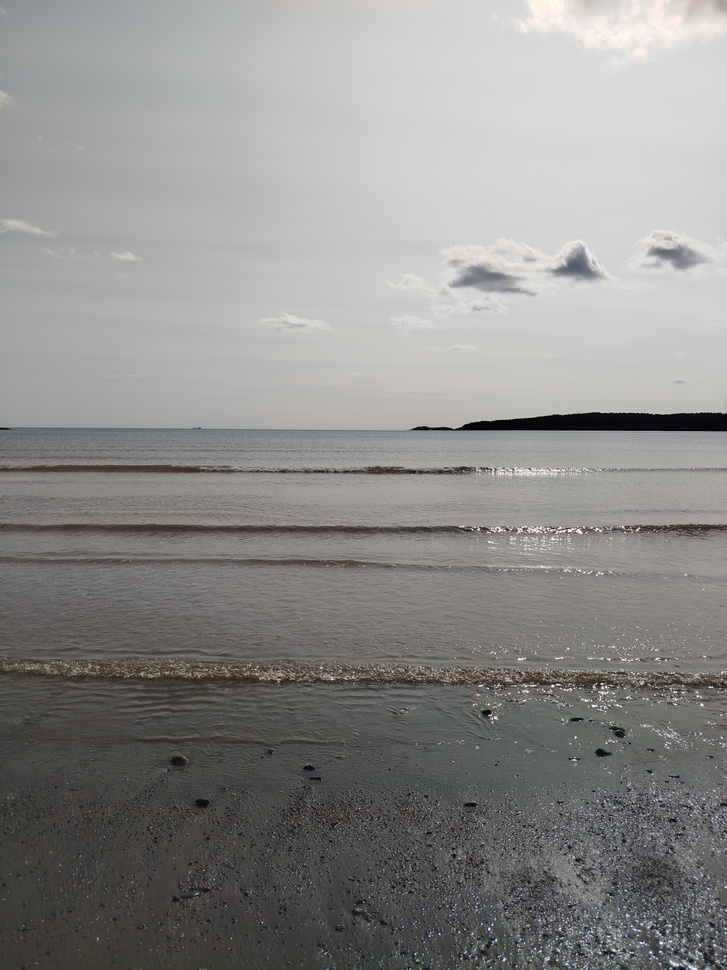
#> input picture data/raw/IMG_20260908_152921.jpg, 727 x 970 px, shrunk from 3000 x 4000 before the run; its folder holds only this picture in this run
$ python -i template_matching.py   (imports and definitions only)
#> lines starting #> are read from the running program, lines starting #| are printed output that depends on the picture
#> further down, picture is the input picture: shape (970, 727, 3); mean B, G, R 138, 139.7, 140.7
import logging

import cv2
import numpy as np

logger = logging.getLogger(__name__)

OBJECT_TEMPLATE = None
OBJECT_OFFSET_X = 0
OBJECT_OFFSET_Y = 0


def init_object_template(img):
    global OBJECT_TEMPLATE

    h, w = img.shape[:2]
#> h = 970; w = 727
    logger.info(f"Initializing object template for image dimensions w={w}, h={h}")
    x_min = int(w * 0.15)
#> x_min = 109
    x_max = int(w * 0.35)
#> x_max = 254
    y_min = int(h * 0.55)
#> y_min = 533
    y_max = int(h * 0.85)
#> y_max = 824

    roi = img[y_min:y_max, x_min:x_max]
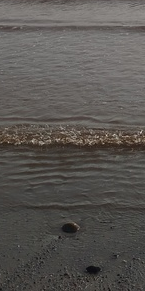
#> roi: shape (291, 145, 3); mean B, G, R 82.3, 85.7, 89.1
    if roi.size == 0:
        logger.warning("Empty ROI encountered; fallback to full-frame center.")
        OBJECT_TEMPLATE = img[int(h * 0.4):max(int(h * 0.6), 1), int(w * 0.4):max(int(w * 0.6), 1)].copy()
        return

    gray = cv2.cvtColor(roi, cv2.COLOR_BGR2GRAY)
    edges = cv2.Canny(gray, 80, 160)
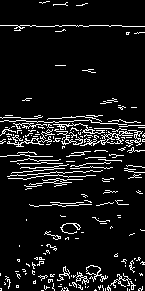
#> edges: shape (291, 145); 8.9% white in thin lines or dots
    lines = cv2.HoughLinesP(edges, 1, np.pi / 180, 50, minLineLength=40, maxLineGap=10)
#> lines = 19 rows, first 6: [2, 143, 144, 136], [55, 25, 121, 25], [4, 120, 66, 121], [0, 141, 143, 134], [0, 117, 47, 119], [15, 124, 87, 125]

    if lines is None or len(lines) == 0:
        logger.warning("No Hough lines detected in ROI; falling back to ROI center.")
        tpl_h = max(int((y_max - y_min) * 0.2), 10)
        tpl_w = max(int((x_max - x_min) * 0.6), 10)
        y1 = y_min + (y_max - y_min) // 2 - tpl_h // 2
        x1 = x_min + (x_max - x_min) // 2 - tpl_w // 2
        OBJECT_TEMPLATE = img[y1:y1 + tpl_h, x1:x1 + tpl_w].copy()
        return

    best = None
    best_len = 0
    for line in lines:
        flat_line = line.ravel()
        x1, y1, x2, y2 = flat_line[:4]
        if abs(y2 - y1) > 3:
            continue
        length = abs(x2 - x1)
        if length > best_len:
            best_len = length
            best = (x1, y1, x2, y2)
#> this loop made 19 passes
#> (x1, y1, x2, y2, length, best_len) on passes 2, 6, 10: (55, 25, 121, 25, 66, 66), (15, 124, 87, 125, 72, 72), (37, 132, 126, 129, 89, 89)
#> (x1, y1, x2, y2) on passes 1, 4, 7, 12, 13, 14: (2, 143, 144, 136), (0, 141, 143, 134), (12, 172, 58, 168), (11, 127, 79, 123), (7, 176, 92, 170), (66, 135, 136, 130)
#> after the loop, best_len = 89

    if best is None:
        logger.warning("No horizontal line met criteria; using default ROI center slice.")
        OBJECT_TEMPLATE = roi[0:max(int(roi.shape[0] * 0.5), 10), 0:max(int(roi.shape[1] * 0.5), 10)].copy()
        return

    x1, y1, x2, y2 = best
#> x1 = 37; y1 = 132; x2 = 126; y2 = 129
    line_y = int((y1 + y2) / 2)
#> line_y = 130

    pad_x, pad_y_top, pad_y_bottom = 10, 10, 20
    tpl_x1 = max(x_min + min(x1, x2) - pad_x, 0)
#> tpl_x1 = 136
    tpl_x2 = min(x_min + max(x1, x2) + pad_x, w)
#> tpl_x2 = 245
    tpl_y1 = max(y_min + line_y - pad_y_top, 0)
#> tpl_y1 = 653
    tpl_y2 = min(y_min + line_y + pad_y_bottom, h)
#> tpl_y2 = 683

    OBJECT_TEMPLATE = img[tpl_y1:tpl_y2, tpl_x1:tpl_x2].copy()
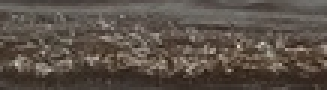
#> OBJECT_TEMPLATE: shape (30, 109, 3) (shown 3 times larger); mean B, G, R 72, 80.5, 90.5


def find_object_xy(img):
    if OBJECT_TEMPLATE is None or OBJECT_TEMPLATE.size == 0:
        init_object_template(img)

    h, w = img.shape[:2]
#> h = 970; w = 727
    tpl_h, tpl_w = OBJECT_TEMPLATE.shape[:2]
#> tpl_h = 30; tpl_w = 109

    x_min = int(w * 0.10)
#> x_min = 72
    x_max = int(w * 0.40)
#> x_max = 290
    y_min = int(h * 0.50)
#> y_min = 485
    y_max = int(h * 0.90)
#> y_max = 873

    search = img[y_min:y_max, x_min:x_max]
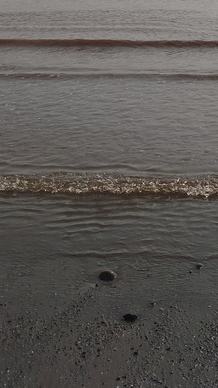
#> search: shape (388, 218, 3); mean B, G, R 84.4, 87.6, 91.2
    if search.shape[0] < tpl_h or search.shape[1] < tpl_w:
        logger.warning("Search area smaller than template; using base coordinates.")
        return x_min, y_min, (x_min, y_min, x_min + tpl_w, y_min + tpl_h)

    res = cv2.matchTemplate(search, OBJECT_TEMPLATE, cv2.TM_CCOEFF_NORMED)
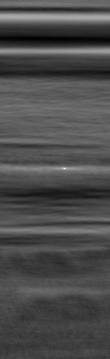
#> res: shape (359, 110) float32; min -0.355, max 1, mean 0.0539; drawn with min black and max white
    _, _max_val, _, max_loc = cv2.minMaxLoc(res)
#> max_loc = (64, 168)

    sx, sy = max_loc
#> sx = 64; sy = 168
    object_x = x_min + sx + OBJECT_OFFSET_X
#> object_x = 136
    object_y = y_min + sy + OBJECT_OFFSET_Y
#> object_y = 653
    box = (x_min + sx, y_min + sy, x_min + sx + tpl_w, y_min + sy + tpl_h)
#> box = (136, 653, 245, 683)

    return object_x, object_y, box


def mark_image(img, object_box, processed_path):
    x1, y1, x2, y2 = object_box
    marked = img.copy()
    cv2.rectangle(marked, (x1, y1), (x2, y2), (0, 0, 255), 3)
    cv2.imwrite(processed_path, marked)


def process_image(raw_path, processed_path):
    img = cv2.imread(raw_path)
    if img is None:
        logger.error(f"Failed to read image at {raw_path}")
        return None

    object_x, object_y, object_box = find_object_xy(img)
    mark_image(img, object_box, processed_path)

    return float(object_x), float(object_y)

>>> import cv2
>>> picture = cv2.imread('../../data/raw/IMG_20260908_152921.jpg')
>>> result = find_object_xy(picture)
#> result = (136, 653, (136, 653, 245, 683))
